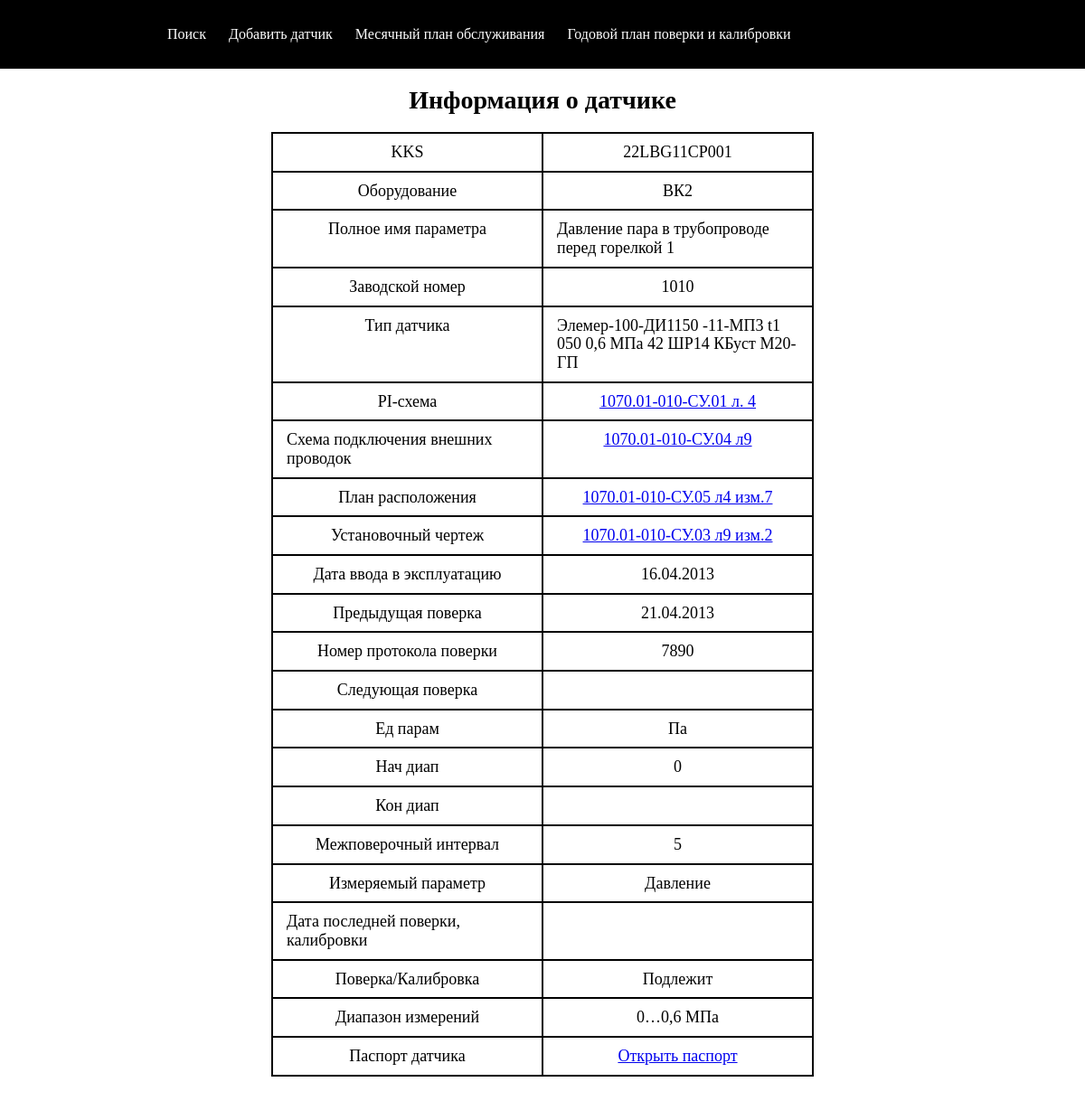
Page /pages/cardsensor.php?id=2 on the earlier database version.
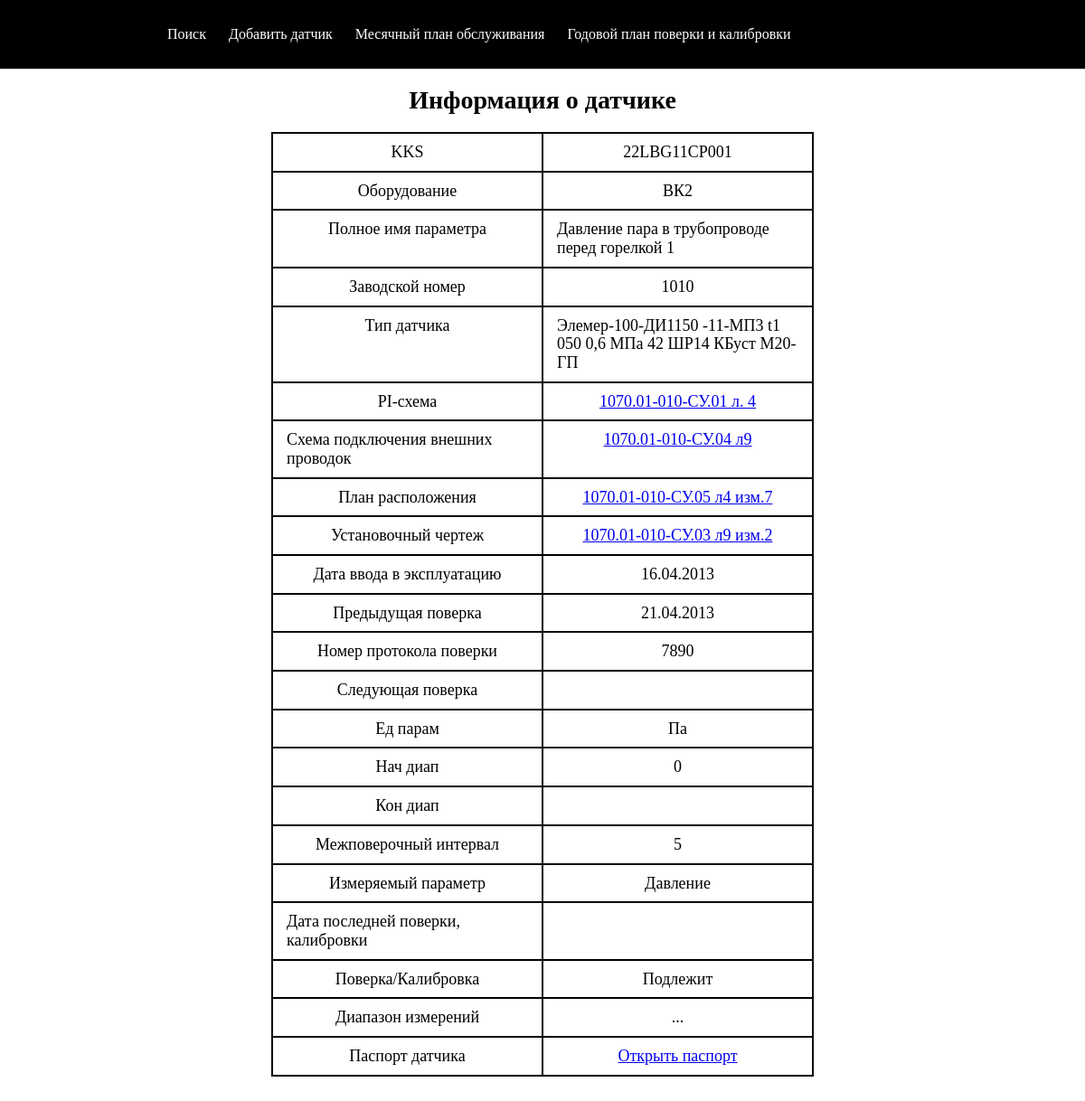
Same page on the later database version.
### tables this page shows
CREATE TABLE `detector` (
  `id` int(11) NOT NULL,
  `KKS` varchar(50) DEFAULT 'Параметр не задан' COMMENT 'Код KKS датчика',
  `installation` varchar(50) DEFAULT NULL COMMENT 'Оборудование',
  `Parameter name` varchar(50) DEFAULT NULL COMMENT 'Полное имя параметра',
  `Factory number` varchar(50) DEFAULT 'Параметр не задан' COMMENT 'Зав Номер',
  `Sensor type` varchar(250) DEFAULT 'Параметр не задан' COMMENT 'Тип датчика',
  `PI scheme` varchar(250) DEFAULT 'Параметр не задан' COMMENT 'ПИ-схема',
  `External wiring diagram` varchar(250) DEFAULT 'Параметр не задан' COMMENT 'Схема подключения внешних проводок',
  `layout plan` varchar(250) DEFAULT 'Параметр не задан' COMMENT 'План расположения',
  `Installation drawing` varchar(250) DEFAULT 'Параметр не задан' COMMENT 'Установочный чертеж',
  `Commissioning date` varchar(250) DEFAULT 'Параметр не задан' COMMENT 'Дата ввода в эксплуатацию',
  `Previous calibration` varchar(250) DEFAULT 'Параметр не задан' COMMENT 'Предыдущая поверка',
  `Verification Protocol Number` varchar(250) DEFAULT 'Параметр не задан' COMMENT 'Номер протокола поверки',
  ` Next verification` varchar(250) DEFAULT 'Параметр не задан' COMMENT 'Следующая поверка',
  `Unit parameter` varchar(50) DEFAULT 'Параметр не задан' COMMENT 'Ед парам',
  `Beginning of range` varchar(50) DEFAULT 'Параметр не задан' COMMENT 'Нач диап',
  `End of range` varchar(50) DEFAULT 'Параметр не задан' COMMENT 'Кон диап',
  `Intertesting interval` varchar(50) DEFAULT 'Параметр не задан' COMMENT 'Межповерочный интервал',
  `Measured parameter` varchar(50) DEFAULT 'Параметр не задан' COMMENT 'Измеряемый параметр',
  `Date of the last calibration check` varchar(50) DEFAULT 'Параметр не задан' COMMENT 'Дата последней поверки, калибровки',
  `Verification/Calibration` varchar(50) DEFAULT 'Параметр не задан' COMMENT 'Поверка/Калибровка',
  `Measuring range` varchar(50) DEFAULT 'Параметр не задан' COMMENT 'Диапазон измерений'
);

### pages/cardsensor.php (the view, shortened to what this page needs)
<!DOCTYPE html>
<html lang="ru">
<head>
    <link rel="stylesheet" href="../css/normalize.css">
		<link rel="stylesheet" href="../css/cardsensor.css">
</head>
<body>
    <header class = "header" id = "header">
		<div class="wrap-header">
			<nav class = "navigation">
			<ul class="menu">
				<li><a href="search.php">Поиск</a></li>
				<li><a href="addsensor.php">Добавить датчик</a></li>
				<li><a href="#">Месячный план обслуживания</a></li>
				<li><a href="#">Годовой план поверки и калибровки</a></li>
  			</ul>
			</nav>
			<div class = "notifications">
				<div class = "icon-notifications" tabindex = "0"></div>
			</div>
		</div>
	</header>
	<?php
		require_once "../php/connection.php";
		$id = $_GET['id'];
		$count = mysqli_query($connection, "SELECT * FROM `detector` WHERE `id` = '$id' ");
		while ($name =  mysqli_fetch_assoc($count)) {
		?>
    <section class = "info_sensor">
		<div class="wrap-info_sensor">
			<h1>Информация о датчике</h1>
			<div class="table">
				<div>KKS</div>
				<div> <?php echo $name['KKS'] ?> </div>
				<div>Оборудование</div>
				<div><?php echo $name['installation'] ?></div>
				<div>Полное имя параметра</div>
				<div><?php echo $name['Parameter name'] ?></div>
				<div>Заводской номер</div>
				<div><?php echo $name['Factory number'] ?></div>
				<div>Тип датчика</div>
				<div><?php echo $name['Sensor type'] ?></div>
				<div>PI-схема</div>
				<div><?php echo '<a href = "../test.pdf">' . $name['PI scheme'] . '</a>' ?></div>
				<div>Схема подключения внешних проводок</div>
				<div><?php echo '<a href = "../test.pdf">' . $name['External wiring diagram'] . '</a>' ?></div>
				<div>План расположения</div>
				<div><?php echo '<a href = "../test.pdf">' . $name['layout plan'] . '</a>' ?></div>
				<div>Установочный чертеж</div>
				<div><?php echo '<a href = "../test.pdf">' . $name['Installation drawing'] . '</a>' ?></div>
				<div>Дата ввода в эксплуатацию</div>
				<div><?php echo $name['Commissioning date'] ?></div>
				<div>Предыдущая поверка</div>
				<div><?php echo $name['Previous calibration'] ?></div>
				<div>Номер протокола поверки</div>
				<div><?php echo $name['Verification Protocol Number'] ?></div>
				<div>Следующая поверка</div>
				<div><?php echo $name['Next verification'] ?></div>
				<div>Ед парам</div>
				<div><?php echo $name['Unit parameter'] ?></div>
				<div>Нач диап</div>
				<div><?php echo $name['Beginning of range'] ?></div>
				<div>Кон диап</div>
				<div><?php echo $name['End of range'] ?></div>
				<div>Межповерочный интервал</div>
				<div><?php echo $name['Intertesting interval'] ?></div>
				<div>Измеряемый параметр</div>
				<div><?php echo $name['Measured parameter'] ?></div>
				<div>Дата последней поверки, калибровки</div>
				<div><?php echo $name['Date of the last calibration check'] ?></div>
				<div>Поверка/Калибровка</div>
				<div><?php echo $name['Verification/Calibration'] ?></div>
				<div>Диапазон измерений</div>
				<div><?php echo $name['Measuring range'] ?></div>
				<div>Паспорт датчика</div>
				<div><?php echo '<a href = "password.php?id=' . $name['id'] . '">Открыть паспорт</a>' ?></div>
			</div>
		</div>
	</section>
	<?php
		}
	?>
</body>
</html>

Differences in the rows shown:
changed detector "22LBG11CP001": Measuring range "0…0,6 МПа" → "..."
